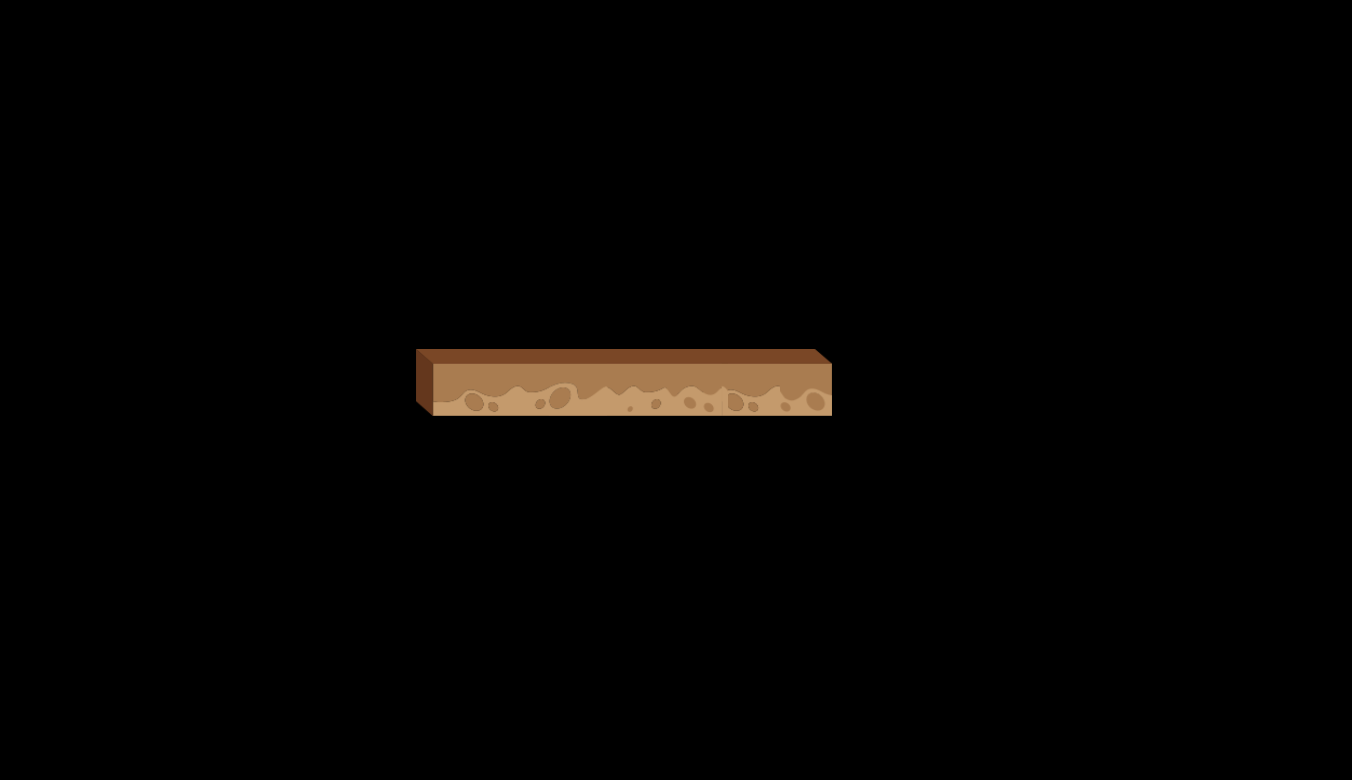

Rendered tile map (Tiled .tmx) drawn with the repository's tilesets; below, a short description and the map source with its tile grids summarised:
An orthogonal 26x15 tile map with 52x52 px tiles, 1 tile layer (road_1) and 6 objects (ci, apple, startPos_1, door, startPos_2, ...).

<map version="1.0" orientation="orthogonal" renderorder="right-down" width="26" height="15" tilewidth="52" tileheight="52">
 <tileset firstgid="1" name="road" tilewidth="52" tileheight="67">
  <image source="road.png" width="364" height="67" />
 </tileset>
 <layer name="road_1" width="26" height="15">
  <data>[390 cells, 8 non-empty, 7 distinct tile ids]</data>
 </layer>
 <objectgroup name="objLayer">
  <object name="ci" x="600" y="334" visible="0" />
  <object name="apple" x="596" y="236" visible="0" />
  <object name="startPos_1" x="438" y="336" visible="0" />
  <object name="door" x="806" y="334" visible="0" />
  <object name="startPos_2" x="388" y="330" visible="0" />
  <object name="startPos_3" x="388" y="388" visible="0" />
 </objectgroup>
</map>
